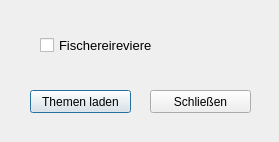
<?xml version="1.0" encoding="UTF-8"?>
<ui version="4.0">
 <class>frmFischerei</class>
 <widget class="QDialog" name="frmFischerei">
  <property name="geometry">
   <rect>
    <x>0</x>
    <y>0</y>
    <width>279</width>
    <height>142</height>
   </rect>
  </property>
  <property name="windowTitle">
   <string>Fischerei</string>
  </property>
  <widget class="QPushButton" name="ButtonBlattschnitteOk">
   <property name="geometry">
    <rect>
     <x>30</x>
     <y>90</y>
     <width>101</width>
     <height>23</height>
    </rect>
   </property>
   <property name="text">
    <string>Themen laden</string>
   </property>
  </widget>
  <widget class="QPushButton" name="ButtonBlattschnitteCancel">
   <property name="geometry">
    <rect>
     <x>150</x>
     <y>90</y>
     <width>101</width>
     <height>23</height>
    </rect>
   </property>
   <property name="text">
    <string>Schließen</string>
   </property>
  </widget>
  <widget class="QWidget" name="layoutWidget">
   <property name="geometry">
    <rect>
     <x>40</x>
     <y>20</y>
     <width>201</width>
     <height>51</height>
    </rect>
   </property>
   <layout class="QVBoxLayout" name="verticalLayout">
    <item>
     <widget class="QCheckBox" name="ckFischereireviere">
      <property name="font">
       <font>
        <pointsize>10</pointsize>
       </font>
      </property>
      <property name="text">
       <string>Fischereireviere</string>
      </property>
      <attribute name="buttonGroup">
       <string>ckButtons</string>
      </attribute>
     </widget>
    </item>
   </layout>
  </widget>
 </widget>
 <resources/>
 <connections>
  <connection>
   <sender>ButtonBlattschnitteOk</sender>
   <signal>clicked()</signal>
   <receiver>frmFischerei</receiver>
   <slot>accept()</slot>
   <hints>
    <hint type="sourcelabel">
     <x>150</x>
     <y>481</y>
    </hint>
    <hint type="destinationlabel">
     <x>199</x>
     <y>260</y>
    </hint>
   </hints>
  </connection>
  <connection>
   <sender>ButtonBlattschnitteCancel</sender>
   <signal>clicked()</signal>
   <receiver>frmFischerei</receiver>
   <slot>close()</slot>
   <hints>
    <hint type="sourcelabel">
     <x>160</x>
     <y>471</y>
    </hint>
    <hint type="destinationlabel">
     <x>175</x>
     <y>277</y>
    </hint>
   </hints>
  </connection>
 </connections>
 <buttongroups>
  <buttongroup name="ckButtons">
   <property name="exclusive">
    <bool>false</bool>
   </property>
  </buttongroup>
 </buttongroups>
</ui>
